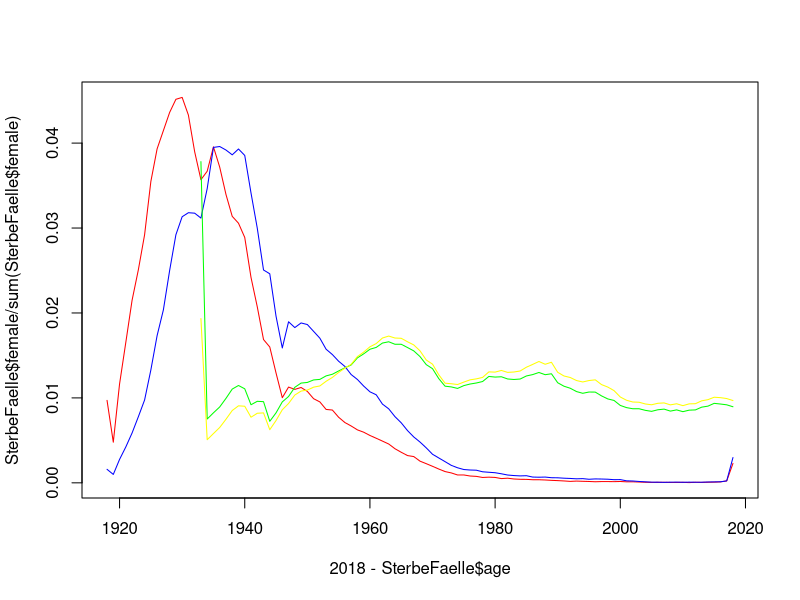

The R script that drew this image:


setwd("~/git/R-Example")
png("png/SterbeFaelle2018.png",width=1920,height=1080)

a<-0:100

Einwohner <- read.csv(file = 'SterbeFaelleDEU/12411-0006.csv')
SterbeFaelle <- read.csv(file = 'SterbeFaelleDEU/SterbeFaelle2018.csv')

plot(2018-SterbeFaelle$age,SterbeFaelle$female/sum(SterbeFaelle$female),type="l",col="red")
lines(2018-SterbeFaelle$age,SterbeFaelle$male/sum(SterbeFaelle$male),type="l",col="blue")
lines(2018-Einwohner$age,Einwohner$female/sum(Einwohner$female),type="l",col="green")
lines(2018-Einwohner$age,Einwohner$male/sum(Einwohner$male),type="l",col="yellow")

dev.off()
